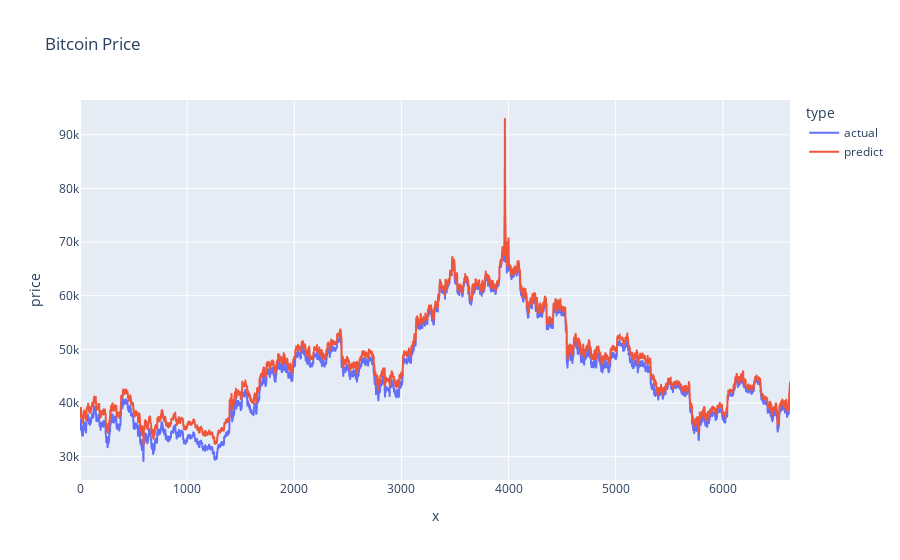

The notebook cell saved with this chart:
### Code cell
#df = px.data.gapminder().query("country=='Canada'")
fig = px.line(result, x=result.index.values, y="price", color='type', title='Bitcoin Price')
fig.show()

### Figure 1 — Plotly figure (JSON) as saved in the notebook; plotly's stock layout.template omitted (floating-point values rounded to 4 significant figures; data arrays with more than 128 entries replaced by an {"elided": "..."} marker saying what was removed)
{"data": [{"hovertemplate": "type=actual<br>x=%{x}<br>price=%{y}<extra></extra>", "legendgroup": "actual", "line": {"color": "#636efa", "dash": "solid"}, "marker": {"symbol": "circle"}, "mode": "lines", "name": "actual", "showlegend": true, "type": "scattergl", "x": {"elided": "6628 int values"}, "xaxis": "x", "y": {"elided": "6628 float values"}, "yaxis": "y"}, {"hovertemplate": "type=predict<br>x=%{x}<br>price=%{y}<extra></extra>", "legendgroup": "predict", "line": {"color": "#EF553B", "dash": "solid"}, "marker": {"symbol": "circle"}, "mode": "lines", "name": "predict", "showlegend": true, "type": "scattergl", "x": {"elided": "6628 int values"}, "xaxis": "x", "y": {"elided": "6628 float values"}, "yaxis": "y"}], "layout": {"legend": {"title": {"text": "type"}, "tracegroupgap": 0}, "title": {"text": "Bitcoin Price"}, "xaxis": {"anchor": "y", "domain": [0, 1], "title": {"text": "x"}}, "yaxis": {"anchor": "x", "domain": [0, 1], "title": {"text": "price"}}}}
